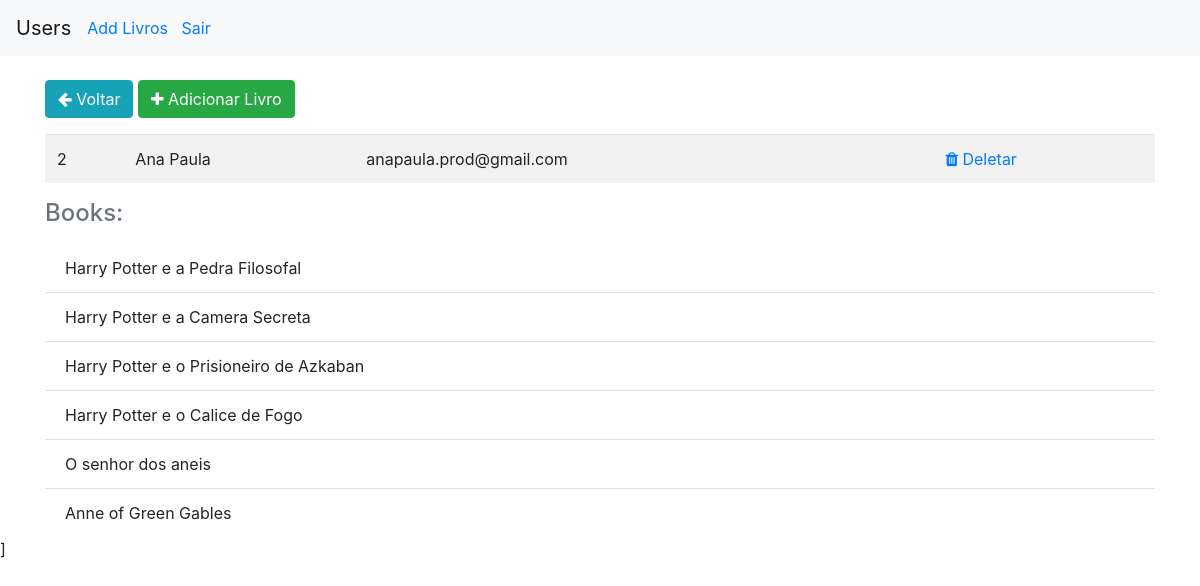
The app's page /user/2 (signed in) with its own data.
### app/models.py (models this page shows, shortened)
class User(db.Model, UserMixin): #herdando da classe pai db.model e UserMixin
    __tablename__ = "users"
    id = db.Column(db.Integer, primary_key=True)
    name = db.Column(db.String(84), nullable=False) #igual ao VarChar (84) do MySQL
    email = db.Column(db.String(84), nullable=False, unique=True, index=True) #pq index=True?
    password = db.Column(db.String(255), nullable=False)
    profile = db.relationship('Profile', backref='user', uselist=False) #uselist=False significa que um usuario so pertence a um perfil
    books = db.relationship("Book", secondary=book_in_users, lazy=True, backref='users')

class Book(db.Model, UserMixin): #herdando da classe pai db.model
    __tablename__ = "books"
    id = db.Column(db.Integer, primary_key=True)
    name = db.Column(db.String(125), nullable=False) #igual ao VarChar (84) do MySQL

### app/routes.py (the view)
    @app.route("/user/<int:id>")
    @login_required
    def unique(id):
        user = User.query.get(id)
        return render_template("user.html", user=user)

### app/models.py (called while the page is built)
@login_manager.user_loader
def current_user(user_id):
    return User.query.get(user_id)

### app/templates/user.html (shortened to what this page needs)
{% extends 'base.html' %}
{% block content %}
    <div class='mt-4'>
        <a href="{{ url_for('index') }}" class='btn btn-info'>
            <i class="fa fa-arrow-left" aria-hidden="true"></i>
            Voltar
        </a>
        <a href="{{ url_for('user_add_book', id=user.id) }}" class='btn btn-success'>
            <i class="fa fa-plus" aria-hidden="true"></i>
            Adicionar Livro
        </a>
        <table class='table table-striped mt-3'>
            <tbody>
                <tr>
                    <td>
                        {{ user.id }}
                    </td>
                    <td>
                        {{ user.name }}
                    </td>
                    <td>
                        {{ user.email }}
                    </td>
                    <td>
                    </td>
                    <td>
                        <a href="{{url_for('delete', id=user.id)}}">
                        <i class="fa fa-trash" aria-hidden="true"></i> Deletar
                        </a>
                    </td>
                </tr>
            </tbody>
        </table>
    <h4 class="text-muted"> Books: </h4>
    <ul class="list-group list-group-flush mt-3">
        {% for book in user.books %}
            <li class="list-group-item">
                {{ book.name }}
            </li>
        {% endfor %}
    </ul>
    </div>
{% endblock %}

### app/templates/base.html (shortened to what this page needs)
<!doctype html>
<html lang="pt-br">
  <head>
    {% block styles %}
      <link rel="stylesheet" href="https://stackpath.bootstrapcdn.com/font-awesome/4.7.0/css/font-awesome.min.css">
      {{ bootstrap.load_css( )}}
    {% endblock styles %}
  </head>
  <body>
    {% include 'nav.html' %}
    <div class='container'>
      {% block content %} {% endblock %}
    </div>]
  </body>
</html>

### app/templates/nav.html (shortened to what this page needs)
<nav class="navbar navbar-expand-lg navbar-light bg-light">
      <a class="navbar-brand" href="#">Users</a>
      <div class="collapse navbar-collapse" id="navbarNav">
        <ul class="navbar-nav">
            {% if not current_user.is_authenticated %}
            <li class="nav-item " >
              <a href="{{ url_for('register') }}"> Registrar </a>
            </li> &nbsp &nbsp
            <li class="nav-item">
              <a href="{{ url_for('login') }}"> Login</a>
            </li>
            {% else %}
            <li class="nav-item">
              <a href="{{ url_for('book_add') }}"> Add Livros</a>
            </li> &nbsp &nbsp
            <li class="nav-item">
              <a href="{{ url_for('logout') }}"> Sair</a>
            </li>
            {% endif %}
        </ul>
      </div>
  </nav>

### records on screen
User: id "2", name "Ana Paula", email "anapaula.prod@gmail.com"
Book: name "Harry Potter e a Pedra Filosofal"
Book: name "Harry Potter e a Camera Secreta"
Book: name "Harry Potter e o Prisioneiro de Azkaban"
Book: name "Harry Potter e o Calice de Fogo"
Book: name "O senhor dos aneis"
Book: name "Anne of Green Gables"
